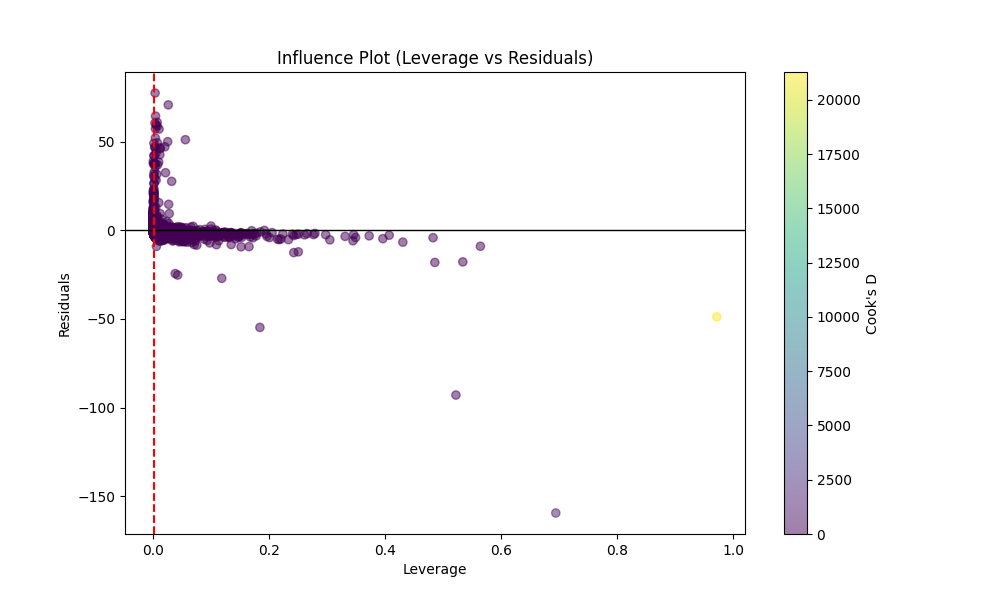

Generate this figure with Python:
import sys
import os
import numpy as np
import pandas as pd
from sklearn.linear_model import LinearRegression
import matplotlib.pyplot as plt

# Add parent directory to sys.path
sys.path.append(os.path.abspath(os.path.join(os.path.dirname(__file__), '..')))

import pipeline.generate_tag_vectors as gtv

def main():
    print("Initializing Leverage and Influence Analysis...")
    
    # 1. Load Data and Metadata
    csv_path = "data/pipeline_games_clean.csv"
    df = gtv.load_data(csv_path)
    id_to_name = dict(zip(df['appid'], df['name']))
    _, tag_to_idx, unique_tags, _ = gtv.parse_tags(df)
    
    # 2. Reconstruct X and y (using the BIC selected features)
    # Load coefficients to get selected features
    coef_df = pd.read_csv("research/bic_stepwise_coefficients.csv")
    selected_features = coef_df['feature'].tolist()
    
    # Generate vectors (using temp files)
    gtv.USE_TAG_WHITENING = False
    gtv.W_TAG_FILE = "research/temp_w_tag_lev.npy"
    vectors, appids = gtv.generate_tag_vectors(csv_path, output_vectors="research/temp_vectors_lev.npy")
    
    # Target Variable (Blended)
    target_tags = ["Difficult", "Unforgiving"]
    indices = [tag_to_idx[t] for t in target_tags]
    y_raw = vectors[:, indices]
    y_z = (y_raw - np.mean(y_raw, axis=0)) / np.std(y_raw, axis=0)
    y = np.sum(y_z, axis=1)
    
    # Features (Selected by BIC)
    removed_sums = np.sum(vectors[:, indices], axis=1)
    feature_mask = np.ones(vectors.shape[1], dtype=bool)
    for idx in indices: feature_mask[idx] = False
    
    X_full = vectors[:, feature_mask].copy()
    n_features_full = X_full.shape[1]
    X_full = X_full + (removed_sums / n_features_full).reshape(-1, 1)
    
    # Subset to selected features
    selected_indices_in_X = [np.where(np.array(unique_tags)[feature_mask] == name)[0][0] for name in selected_features]
    X = X_full[:, selected_indices_in_X]
    
    print(f"Analyzing {X.shape[0]} games with {X.shape[1]} features...")
    
    # 3. Fit Model and Calculate Diagnostics
    reg = LinearRegression()
    reg.fit(X, y)
    y_pred = reg.predict(X)
    residuals = y - y_pred
    
    # Leverage (Hat Matrix diagonal)
    # H = X(X'X)^-1X'
    # leverage_i = x_i'(X'X)^-1x_i
    # For large datasets, we can use the SVD approach: H = U U' where X = UDV'
    from scipy.linalg import svd
    # Center X for leverage calculation
    X_centered = X - np.mean(X, axis=0)
    U, _, _ = svd(X_centered, full_matrices=False)
    leverage = np.sum(U**2, axis=1)
    
    # Cook's Distance (Influence)
    # D_i = (res_i^2 / (p * MSE)) * (lev_i / (1 - lev_i)^2)
    p = X.shape[1]
    n = X.shape[0]
    mse = np.sum(residuals**2) / (n - p)
    cooks_d = (residuals**2 / (p * mse)) * (leverage / (1 - leverage)**2)
    
    # 4. Results DataFrame
    diagnostics = pd.DataFrame({
        'appid': appids,
        'name': [id_to_name.get(aid, aid) for aid in appids],
        'actual': y,
        'predicted': y_pred,
        'residual': residuals,
        'leverage': leverage,
        'cooks_d': cooks_d
    })
    
    # 5. Thresholds
    # Leverage threshold: 2 * (p+1) / n
    lev_thresh = 2 * (p + 1) / n
    # Cook's D threshold: 4 / n
    cook_thresh = 4 / n
    
    print(f"Leverage Threshold: {lev_thresh:.6f}")
    print(f"Cook's D Threshold: {cook_thresh:.6f}")
    
    # 6. Recommendations for Exclusion
    high_influence = diagnostics[diagnostics['cooks_d'] > cook_thresh].sort_values('cooks_d', ascending=False)
    high_leverage = diagnostics[diagnostics['leverage'] > lev_thresh].sort_values('leverage', ascending=False)
    
    print("\nTop 20 Most Influential Games (High Cook's D):")
    print(high_influence.head(20)[['name', 'actual', 'predicted', 'cooks_d']].to_string(index=False))
    
    print("\nTop 20 High Leverage Games (Outliers in Tag Space):")
    print(high_leverage.head(20)[['name', 'leverage']].to_string(index=False))
    
    # Summary of exclusions
    exclude_list = high_influence['appid'].head(100).tolist() # Recommend top 100 for a start
    print(f"\nRecommended for exclusion (Top 100 by influence): {len(exclude_list)} games.")
    
    # 7. Visualization: Influence Plot
    plt.figure(figsize=(10, 6))
    plt.scatter(leverage, residuals, c=cooks_d, cmap='viridis', alpha=0.5)
    plt.axhline(0, color='black', lw=1)
    plt.axvline(lev_thresh, color='red', linestyle='--', label='Lev Thresh')
    plt.colorbar(label="Cook's D")
    plt.xlabel('Leverage')
    plt.ylabel('Residuals')
    plt.title('Influence Plot (Leverage vs Residuals)')
    plt.savefig('research/leverage_analysis.png')
    
    # Save diagnostics
    diagnostics.to_csv("research/influence_diagnostics.csv", index=False)
    
    # Cleanup
    for f in ["research/temp_w_tag_lev.npy", "research/temp_vectors_lev.npy"]:
        if os.path.exists(f): os.remove(f)

if __name__ == "__main__":
    main()
